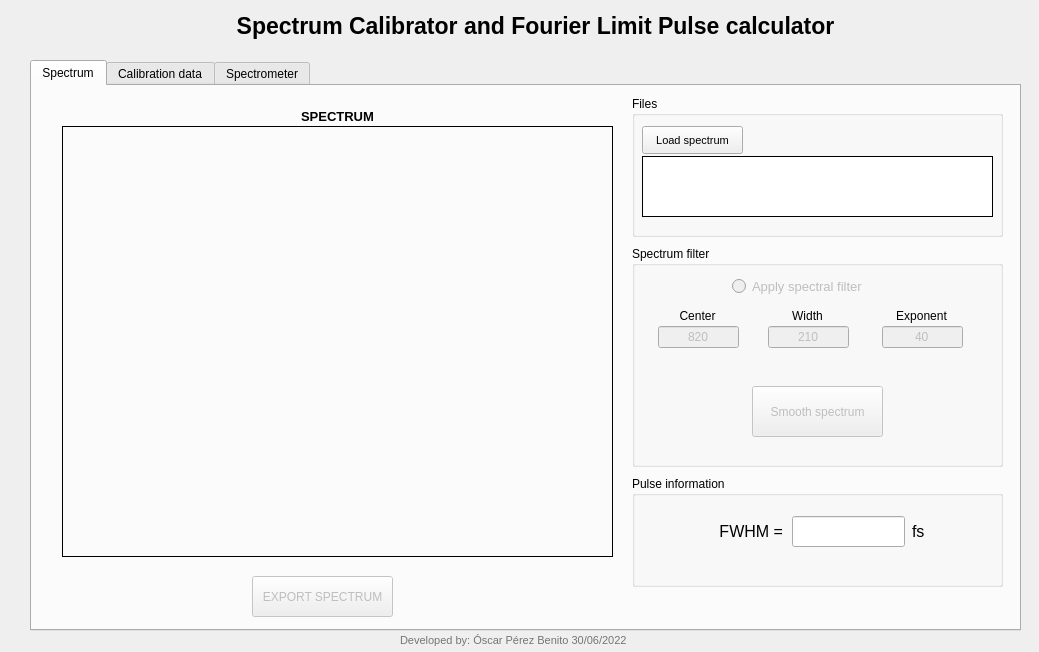
<?xml version="1.0" encoding="UTF-8"?>
<ui version="4.0">
 <author>Óscar Pérez Benito</author>
 <class>SpectrumCalibrator</class>
 <widget class="QWidget" name="SpectrumCalibrator">
  <property name="geometry">
   <rect>
    <x>0</x>
    <y>0</y>
    <width>1039</width>
    <height>652</height>
   </rect>
  </property>
  <property name="windowTitle">
   <string>Spectrum Calibrator</string>
  </property>
  <property name="autoFillBackground">
   <bool>false</bool>
  </property>
  <widget class="QLabel" name="titleLabel">
   <property name="geometry">
    <rect>
     <x>30</x>
     <y>10</y>
     <width>1011</width>
     <height>31</height>
    </rect>
   </property>
   <property name="font">
    <font>
     <pointsize>17</pointsize>
     <weight>75</weight>
     <bold>true</bold>
    </font>
   </property>
   <property name="text">
    <string>Spectrum Calibrator and Fourier Limit Pulse calculator</string>
   </property>
   <property name="alignment">
    <set>Qt::AlignCenter</set>
   </property>
  </widget>
  <widget class="QLabel" name="DesingerLabel">
   <property name="geometry">
    <rect>
     <x>400</x>
     <y>630</y>
     <width>271</width>
     <height>20</height>
    </rect>
   </property>
   <property name="font">
    <font>
     <pointsize>8</pointsize>
    </font>
   </property>
   <property name="styleSheet">
    <string notr="true">color: rgb(117, 117, 117);</string>
   </property>
   <property name="text">
    <string>Developed by: Óscar Pérez Benito 30/06/2022</string>
   </property>
   <property name="alignment">
    <set>Qt::AlignLeading|Qt::AlignLeft|Qt::AlignVCenter</set>
   </property>
  </widget>
  <widget class="QTabWidget" name="tabWidget">
   <property name="geometry">
    <rect>
     <x>30</x>
     <y>60</y>
     <width>991</width>
     <height>571</height>
    </rect>
   </property>
   <property name="currentIndex">
    <number>0</number>
   </property>
   <widget class="QWidget" name="specTab">
    <attribute name="title">
     <string>Spectrum</string>
    </attribute>
    <widget class="QLabel" name="plotLabel">
     <property name="enabled">
      <bool>true</bool>
     </property>
     <property name="geometry">
      <rect>
       <x>20</x>
       <y>20</y>
       <width>571</width>
       <height>20</height>
      </rect>
     </property>
     <property name="font">
      <font>
       <pointsize>10</pointsize>
       <weight>75</weight>
       <bold>true</bold>
      </font>
     </property>
     <property name="text">
      <string>SPECTRUM</string>
     </property>
     <property name="alignment">
      <set>Qt::AlignCenter</set>
     </property>
    </widget>
    <widget class="MplWidget" name="specPlot" native="true">
     <property name="geometry">
      <rect>
       <x>20</x>
       <y>30</y>
       <width>571</width>
       <height>451</height>
      </rect>
     </property>
     <property name="autoFillBackground">
      <bool>false</bool>
     </property>
     <property name="styleSheet">
      <string notr="true"/>
     </property>
     <widget class="QFrame" name="specFrame">
      <property name="geometry">
       <rect>
        <x>10</x>
        <y>10</y>
        <width>551</width>
        <height>431</height>
       </rect>
      </property>
      <property name="autoFillBackground">
       <bool>false</bool>
      </property>
      <property name="frameShape">
       <enum>QFrame::Box</enum>
      </property>
      <property name="frameShadow">
       <enum>QFrame::Plain</enum>
      </property>
     </widget>
    </widget>
    <widget class="QGroupBox" name="filesLoad">
     <property name="geometry">
      <rect>
       <x>600</x>
       <y>10</y>
       <width>371</width>
       <height>141</height>
      </rect>
     </property>
     <property name="title">
      <string>Files</string>
     </property>
     <widget class="QPushButton" name="specButton">
      <property name="geometry">
       <rect>
        <x>10</x>
        <y>30</y>
        <width>101</width>
        <height>28</height>
       </rect>
      </property>
      <property name="font">
       <font>
        <pointsize>8</pointsize>
       </font>
      </property>
      <property name="text">
       <string>Load spectrum</string>
      </property>
      <property name="autoDefault">
       <bool>false</bool>
      </property>
      <property name="default">
       <bool>false</bool>
      </property>
      <property name="flat">
       <bool>false</bool>
      </property>
     </widget>
     <widget class="QLabel" name="specText">
      <property name="geometry">
       <rect>
        <x>10</x>
        <y>60</y>
        <width>351</width>
        <height>61</height>
       </rect>
      </property>
      <property name="palette">
       <palette>
        <active>
         <colorrole role="Button">
          <brush brushstyle="SolidPattern">
           <color alpha="255">
            <red>255</red>
            <green>255</green>
            <blue>255</blue>
           </color>
          </brush>
         </colorrole>
         <colorrole role="Base">
          <brush brushstyle="SolidPattern">
           <color alpha="255">
            <red>255</red>
            <green>255</green>
            <blue>255</blue>
           </color>
          </brush>
         </colorrole>
         <colorrole role="Window">
          <brush brushstyle="SolidPattern">
           <color alpha="255">
            <red>255</red>
            <green>255</green>
            <blue>255</blue>
           </color>
          </brush>
         </colorrole>
         <colorrole role="Highlight">
          <brush brushstyle="SolidPattern">
           <color alpha="255">
            <red>0</red>
            <green>0</green>
            <blue>0</blue>
           </color>
          </brush>
         </colorrole>
        </active>
        <inactive>
         <colorrole role="Button">
          <brush brushstyle="SolidPattern">
           <color alpha="255">
            <red>255</red>
            <green>255</green>
            <blue>255</blue>
           </color>
          </brush>
         </colorrole>
         <colorrole role="Base">
          <brush brushstyle="SolidPattern">
           <color alpha="255">
            <red>255</red>
            <green>255</green>
            <blue>255</blue>
           </color>
          </brush>
         </colorrole>
         <colorrole role="Window">
          <brush brushstyle="SolidPattern">
           <color alpha="255">
            <red>255</red>
            <green>255</green>
            <blue>255</blue>
           </color>
          </brush>
         </colorrole>
         <colorrole role="Highlight">
          <brush brushstyle="SolidPattern">
           <color alpha="255">
            <red>0</red>
            <green>0</green>
            <blue>0</blue>
           </color>
          </brush>
         </colorrole>
        </inactive>
        <disabled>
         <colorrole role="Button">
          <brush brushstyle="SolidPattern">
           <color alpha="255">
            <red>255</red>
            <green>255</green>
            <blue>255</blue>
           </color>
          </brush>
         </colorrole>
         <colorrole role="Base">
          <brush brushstyle="SolidPattern">
           <color alpha="255">
            <red>255</red>
            <green>255</green>
            <blue>255</blue>
           </color>
          </brush>
         </colorrole>
         <colorrole role="Window">
          <brush brushstyle="SolidPattern">
           <color alpha="255">
            <red>255</red>
            <green>255</green>
            <blue>255</blue>
           </color>
          </brush>
         </colorrole>
         <colorrole role="Highlight">
          <brush brushstyle="SolidPattern">
           <color alpha="255">
            <red>0</red>
            <green>120</green>
            <blue>215</blue>
           </color>
          </brush>
         </colorrole>
        </disabled>
       </palette>
      </property>
      <property name="mouseTracking">
       <bool>false</bool>
      </property>
      <property name="autoFillBackground">
       <bool>false</bool>
      </property>
      <property name="styleSheet">
       <string notr="true">background-color: rgb(255, 255, 255);</string>
      </property>
      <property name="frameShape">
       <enum>QFrame::Box</enum>
      </property>
      <property name="text">
       <string/>
      </property>
      <property name="wordWrap">
       <bool>true</bool>
      </property>
      <property name="textInteractionFlags">
       <set>Qt::TextSelectableByKeyboard|Qt::TextSelectableByMouse</set>
      </property>
     </widget>
    </widget>
    <widget class="QGroupBox" name="specFilter">
     <property name="geometry">
      <rect>
       <x>600</x>
       <y>160</y>
       <width>371</width>
       <height>221</height>
      </rect>
     </property>
     <property name="title">
      <string>Spectrum filter</string>
     </property>
     <widget class="QLineEdit" name="widthText">
      <property name="enabled">
       <bool>false</bool>
      </property>
      <property name="geometry">
       <rect>
        <x>136</x>
        <y>80</y>
        <width>81</width>
        <height>22</height>
       </rect>
      </property>
      <property name="text">
       <string>210</string>
      </property>
      <property name="alignment">
       <set>Qt::AlignCenter</set>
      </property>
     </widget>
     <widget class="QLabel" name="label_3">
      <property name="geometry">
       <rect>
        <x>140</x>
        <y>60</y>
        <width>71</width>
        <height>20</height>
       </rect>
      </property>
      <property name="layoutDirection">
       <enum>Qt::LeftToRight</enum>
      </property>
      <property name="text">
       <string>Width</string>
      </property>
      <property name="alignment">
       <set>Qt::AlignCenter</set>
      </property>
     </widget>
     <widget class="QLabel" name="label_4">
      <property name="geometry">
       <rect>
        <x>254</x>
        <y>60</y>
        <width>71</width>
        <height>20</height>
       </rect>
      </property>
      <property name="layoutDirection">
       <enum>Qt::LeftToRight</enum>
      </property>
      <property name="text">
       <string>Exponent</string>
      </property>
      <property name="alignment">
       <set>Qt::AlignCenter</set>
      </property>
     </widget>
     <widget class="QLineEdit" name="exponentText">
      <property name="enabled">
       <bool>false</bool>
      </property>
      <property name="geometry">
       <rect>
        <x>250</x>
        <y>80</y>
        <width>81</width>
        <height>22</height>
       </rect>
      </property>
      <property name="text">
       <string>40</string>
      </property>
      <property name="alignment">
       <set>Qt::AlignCenter</set>
      </property>
     </widget>
     <widget class="QLabel" name="label_5">
      <property name="geometry">
       <rect>
        <x>30</x>
        <y>60</y>
        <width>71</width>
        <height>20</height>
       </rect>
      </property>
      <property name="layoutDirection">
       <enum>Qt::LeftToRight</enum>
      </property>
      <property name="text">
       <string>Center</string>
      </property>
      <property name="alignment">
       <set>Qt::AlignCenter</set>
      </property>
     </widget>
     <widget class="QLineEdit" name="centerText">
      <property name="enabled">
       <bool>false</bool>
      </property>
      <property name="geometry">
       <rect>
        <x>26</x>
        <y>80</y>
        <width>81</width>
        <height>22</height>
       </rect>
      </property>
      <property name="text">
       <string>820</string>
      </property>
      <property name="alignment">
       <set>Qt::AlignCenter</set>
      </property>
     </widget>
     <widget class="QPushButton" name="smoothSpecButton">
      <property name="enabled">
       <bool>false</bool>
      </property>
      <property name="geometry">
       <rect>
        <x>120</x>
        <y>140</y>
        <width>131</width>
        <height>51</height>
       </rect>
      </property>
      <property name="text">
       <string>Smooth spectrum</string>
      </property>
     </widget>
     <widget class="QRadioButton" name="filterCheckButton">
      <property name="enabled">
       <bool>false</bool>
      </property>
      <property name="geometry">
       <rect>
        <x>100</x>
        <y>30</y>
        <width>191</width>
        <height>20</height>
       </rect>
      </property>
      <property name="font">
       <font>
        <pointsize>10</pointsize>
       </font>
      </property>
      <property name="text">
       <string>Apply spectral filter</string>
      </property>
     </widget>
    </widget>
    <widget class="QGroupBox" name="pulseInfo">
     <property name="geometry">
      <rect>
       <x>600</x>
       <y>390</y>
       <width>371</width>
       <height>111</height>
      </rect>
     </property>
     <property name="title">
      <string>Pulse information</string>
     </property>
     <widget class="QLineEdit" name="fwhmText">
      <property name="geometry">
       <rect>
        <x>160</x>
        <y>40</y>
        <width>113</width>
        <height>31</height>
       </rect>
      </property>
      <property name="font">
       <font>
        <pointsize>12</pointsize>
       </font>
      </property>
      <property name="alignment">
       <set>Qt::AlignCenter</set>
      </property>
      <property name="readOnly">
       <bool>true</bool>
      </property>
     </widget>
     <widget class="QLabel" name="label">
      <property name="geometry">
       <rect>
        <x>20</x>
        <y>40</y>
        <width>131</width>
        <height>31</height>
       </rect>
      </property>
      <property name="font">
       <font>
        <pointsize>12</pointsize>
       </font>
      </property>
      <property name="text">
       <string>FWHM =</string>
      </property>
      <property name="alignment">
       <set>Qt::AlignRight|Qt::AlignTrailing|Qt::AlignVCenter</set>
      </property>
     </widget>
     <widget class="QLabel" name="label_2">
      <property name="geometry">
       <rect>
        <x>280</x>
        <y>40</y>
        <width>81</width>
        <height>31</height>
       </rect>
      </property>
      <property name="font">
       <font>
        <pointsize>12</pointsize>
       </font>
      </property>
      <property name="text">
       <string>fs</string>
      </property>
     </widget>
    </widget>
    <widget class="QPushButton" name="exportButton">
     <property name="enabled">
      <bool>false</bool>
     </property>
     <property name="geometry">
      <rect>
       <x>220</x>
       <y>490</y>
       <width>141</width>
       <height>41</height>
      </rect>
     </property>
     <property name="text">
      <string>EXPORT SPECTRUM</string>
     </property>
    </widget>
    <widget class="QLabel" name="exportLabel">
     <property name="geometry">
      <rect>
       <x>390</x>
       <y>490</y>
       <width>111</width>
       <height>41</height>
      </rect>
     </property>
     <property name="text">
      <string/>
     </property>
    </widget>
   </widget>
   <widget class="QWidget" name="calTab">
    <attribute name="title">
     <string>Calibration data</string>
    </attribute>
    <widget class="QGroupBox" name="calFiles">
     <property name="geometry">
      <rect>
       <x>20</x>
       <y>40</y>
       <width>401</width>
       <height>241</height>
      </rect>
     </property>
     <property name="title">
      <string>Calibration files</string>
     </property>
     <widget class="QPushButton" name="expButton">
      <property name="geometry">
       <rect>
        <x>70</x>
        <y>30</y>
        <width>251</width>
        <height>28</height>
       </rect>
      </property>
      <property name="font">
       <font>
        <pointsize>8</pointsize>
       </font>
      </property>
      <property name="text">
       <string>Load measured Black Body Spectrum</string>
      </property>
      <property name="autoDefault">
       <bool>false</bool>
      </property>
      <property name="default">
       <bool>false</bool>
      </property>
      <property name="flat">
       <bool>false</bool>
      </property>
     </widget>
     <widget class="QLabel" name="expText">
      <property name="enabled">
       <bool>false</bool>
      </property>
      <property name="geometry">
       <rect>
        <x>10</x>
        <y>60</y>
        <width>381</width>
        <height>28</height>
       </rect>
      </property>
      <property name="palette">
       <palette>
        <active>
         <colorrole role="Button">
          <brush brushstyle="SolidPattern">
           <color alpha="255">
            <red>255</red>
            <green>255</green>
            <blue>255</blue>
           </color>
          </brush>
         </colorrole>
         <colorrole role="Base">
          <brush brushstyle="SolidPattern">
           <color alpha="255">
            <red>255</red>
            <green>255</green>
            <blue>255</blue>
           </color>
          </brush>
         </colorrole>
         <colorrole role="Window">
          <brush brushstyle="SolidPattern">
           <color alpha="255">
            <red>255</red>
            <green>255</green>
            <blue>255</blue>
           </color>
          </brush>
         </colorrole>
         <colorrole role="Highlight">
          <brush brushstyle="SolidPattern">
           <color alpha="255">
            <red>0</red>
            <green>0</green>
            <blue>0</blue>
           </color>
          </brush>
         </colorrole>
        </active>
        <inactive>
         <colorrole role="Button">
          <brush brushstyle="SolidPattern">
           <color alpha="255">
            <red>255</red>
            <green>255</green>
            <blue>255</blue>
           </color>
          </brush>
         </colorrole>
         <colorrole role="Base">
          <brush brushstyle="SolidPattern">
           <color alpha="255">
            <red>255</red>
            <green>255</green>
            <blue>255</blue>
           </color>
          </brush>
         </colorrole>
         <colorrole role="Window">
          <brush brushstyle="SolidPattern">
           <color alpha="255">
            <red>255</red>
            <green>255</green>
            <blue>255</blue>
           </color>
          </brush>
         </colorrole>
         <colorrole role="Highlight">
          <brush brushstyle="SolidPattern">
           <color alpha="255">
            <red>0</red>
            <green>0</green>
            <blue>0</blue>
           </color>
          </brush>
         </colorrole>
        </inactive>
        <disabled>
         <colorrole role="Button">
          <brush brushstyle="SolidPattern">
           <color alpha="255">
            <red>255</red>
            <green>255</green>
            <blue>255</blue>
           </color>
          </brush>
         </colorrole>
         <colorrole role="Base">
          <brush brushstyle="SolidPattern">
           <color alpha="255">
            <red>255</red>
            <green>255</green>
            <blue>255</blue>
           </color>
          </brush>
         </colorrole>
         <colorrole role="Window">
          <brush brushstyle="SolidPattern">
           <color alpha="255">
            <red>255</red>
            <green>255</green>
            <blue>255</blue>
           </color>
          </brush>
         </colorrole>
         <colorrole role="Highlight">
          <brush brushstyle="SolidPattern">
           <color alpha="255">
            <red>0</red>
            <green>120</green>
            <blue>215</blue>
           </color>
          </brush>
         </colorrole>
        </disabled>
       </palette>
      </property>
      <property name="mouseTracking">
       <bool>false</bool>
      </property>
      <property name="autoFillBackground">
       <bool>false</bool>
      </property>
      <property name="styleSheet">
       <string notr="true">background-color: rgb(255, 255, 255);</string>
      </property>
      <property name="frameShape">
       <enum>QFrame::Box</enum>
      </property>
      <property name="text">
       <string>calibrationData/avantes-10_02_22.txt</string>
      </property>
     </widget>
     <widget class="QPushButton" name="theoLoad">
      <property name="geometry">
       <rect>
        <x>70</x>
        <y>110</y>
        <width>251</width>
        <height>28</height>
       </rect>
      </property>
      <property name="font">
       <font>
        <pointsize>8</pointsize>
       </font>
      </property>
      <property name="text">
       <string>Load theoretical Black Body Spectrum</string>
      </property>
      <property name="checkable">
       <bool>false</bool>
      </property>
     </widget>
     <widget class="QLabel" name="theoText">
      <property name="enabled">
       <bool>false</bool>
      </property>
      <property name="geometry">
       <rect>
        <x>10</x>
        <y>140</y>
        <width>381</width>
        <height>28</height>
       </rect>
      </property>
      <property name="autoFillBackground">
       <bool>false</bool>
      </property>
      <property name="styleSheet">
       <string notr="true">background-color: rgb(255, 255, 255);</string>
      </property>
      <property name="frameShape">
       <enum>QFrame::Box</enum>
      </property>
      <property name="text">
       <string>calibrationData/1409074-ISP30-NIR</string>
      </property>
     </widget>
     <widget class="QPushButton" name="smoothButton">
      <property name="geometry">
       <rect>
        <x>132</x>
        <y>180</y>
        <width>131</width>
        <height>41</height>
       </rect>
      </property>
      <property name="text">
       <string>Smooth Spectrum</string>
      </property>
     </widget>
    </widget>
    <widget class="QLabel" name="interferenciaLabel_2">
     <property name="geometry">
      <rect>
       <x>460</x>
       <y>20</y>
       <width>511</width>
       <height>20</height>
      </rect>
     </property>
     <property name="font">
      <font>
       <pointsize>10</pointsize>
       <weight>75</weight>
       <bold>true</bold>
      </font>
     </property>
     <property name="text">
      <string>Calibration Curve</string>
     </property>
     <property name="alignment">
      <set>Qt::AlignCenter</set>
     </property>
    </widget>
    <widget class="MplWidget" name="calPlot" native="true">
     <property name="geometry">
      <rect>
       <x>460</x>
       <y>40</y>
       <width>511</width>
       <height>391</height>
      </rect>
     </property>
     <property name="autoFillBackground">
      <bool>false</bool>
     </property>
     <property name="styleSheet">
      <string notr="true"/>
     </property>
     <widget class="QFrame" name="calFrame">
      <property name="geometry">
       <rect>
        <x>10</x>
        <y>10</y>
        <width>491</width>
        <height>371</height>
       </rect>
      </property>
      <property name="autoFillBackground">
       <bool>false</bool>
      </property>
      <property name="frameShape">
       <enum>QFrame::Box</enum>
      </property>
      <property name="frameShadow">
       <enum>QFrame::Plain</enum>
      </property>
     </widget>
    </widget>
   </widget>
   <widget class="QWidget" name="realtimeTab">
    <attribute name="title">
     <string>Spectrometer</string>
    </attribute>
    <widget class="MplWidget" name="realtimePlot" native="true">
     <property name="geometry">
      <rect>
       <x>10</x>
       <y>70</y>
       <width>951</width>
       <height>461</height>
      </rect>
     </property>
     <property name="autoFillBackground">
      <bool>false</bool>
     </property>
     <property name="styleSheet">
      <string notr="true"/>
     </property>
     <widget class="QFrame" name="realtimeFrame">
      <property name="geometry">
       <rect>
        <x>10</x>
        <y>10</y>
        <width>931</width>
        <height>441</height>
       </rect>
      </property>
      <property name="autoFillBackground">
       <bool>false</bool>
      </property>
      <property name="frameShape">
       <enum>QFrame::Box</enum>
      </property>
      <property name="frameShadow">
       <enum>QFrame::Plain</enum>
      </property>
     </widget>
    </widget>
    <widget class="QComboBox" name="usbMenu">
     <property name="geometry">
      <rect>
       <x>10</x>
       <y>30</y>
       <width>311</width>
       <height>31</height>
      </rect>
     </property>
     <item>
      <property name="text">
       <string>Rescan devices please</string>
      </property>
     </item>
    </widget>
    <widget class="QLabel" name="label_6">
     <property name="geometry">
      <rect>
       <x>10</x>
       <y>10</y>
       <width>191</width>
       <height>20</height>
      </rect>
     </property>
     <property name="text">
      <string>Select spectrometer</string>
     </property>
    </widget>
    <widget class="QPushButton" name="scanButton">
     <property name="geometry">
      <rect>
       <x>330</x>
       <y>30</y>
       <width>41</width>
       <height>31</height>
      </rect>
     </property>
     <property name="text">
      <string/>
     </property>
     <property name="icon">
      <iconset>
       <normalon>images/icons8-update-50.png</normalon>
      </iconset>
     </property>
    </widget>
    <widget class="QGroupBox" name="groupBox">
     <property name="geometry">
      <rect>
       <x>390</x>
       <y>-1</y>
       <width>561</width>
       <height>71</height>
      </rect>
     </property>
     <property name="title">
      <string>Spectrometer parameters</string>
     </property>
     <widget class="QLineEdit" name="acctimeTextRT">
      <property name="geometry">
       <rect>
        <x>10</x>
        <y>41</y>
        <width>51</width>
        <height>21</height>
       </rect>
      </property>
      <property name="text">
       <string>100</string>
      </property>
      <property name="alignment">
       <set>Qt::AlignCenter</set>
      </property>
     </widget>
     <widget class="QLabel" name="label_7">
      <property name="geometry">
       <rect>
        <x>70</x>
        <y>35</y>
        <width>55</width>
        <height>31</height>
       </rect>
      </property>
      <property name="text">
       <string>ms</string>
      </property>
     </widget>
     <widget class="QLabel" name="label_8">
      <property name="geometry">
       <rect>
        <x>10</x>
        <y>20</y>
        <width>101</width>
        <height>21</height>
       </rect>
      </property>
      <property name="text">
       <string>Acc. time</string>
      </property>
     </widget>
     <widget class="QCheckBox" name="calibrateCheckRT">
      <property name="geometry">
       <rect>
        <x>410</x>
        <y>20</y>
        <width>151</width>
        <height>20</height>
       </rect>
      </property>
      <property name="text">
       <string>Calibrate</string>
      </property>
     </widget>
     <widget class="QCheckBox" name="deleteCheckRT">
      <property name="geometry">
       <rect>
        <x>410</x>
        <y>40</y>
        <width>151</width>
        <height>20</height>
       </rect>
      </property>
      <property name="text">
       <string>Delete Background</string>
      </property>
     </widget>
     <widget class="QPushButton" name="bgndButtonRT">
      <property name="geometry">
       <rect>
        <x>220</x>
        <y>30</y>
        <width>31</width>
        <height>28</height>
       </rect>
      </property>
      <property name="text">
       <string/>
      </property>
      <property name="icon">
       <iconset>
        <normalon>images/icons8-light-off-30.png</normalon>
       </iconset>
      </property>
     </widget>
     <widget class="QPushButton" name="saveButtonRT">
      <property name="geometry">
       <rect>
        <x>360</x>
        <y>30</y>
        <width>31</width>
        <height>28</height>
       </rect>
      </property>
      <property name="text">
       <string/>
      </property>
      <property name="icon">
       <iconset>
        <normalon>images/icons8-save-50.png</normalon>
       </iconset>
      </property>
     </widget>
     <widget class="QPushButton" name="snapButtonRT">
      <property name="geometry">
       <rect>
        <x>170</x>
        <y>30</y>
        <width>31</width>
        <height>28</height>
       </rect>
      </property>
      <property name="text">
       <string/>
      </property>
      <property name="icon">
       <iconset>
        <normalon>images/icons8-screenshot-50.png</normalon>
       </iconset>
      </property>
     </widget>
     <widget class="QPushButton" name="pauseButtonRT">
      <property name="geometry">
       <rect>
        <x>260</x>
        <y>30</y>
        <width>31</width>
        <height>28</height>
       </rect>
      </property>
      <property name="text">
       <string/>
      </property>
      <property name="icon">
       <iconset>
        <normalon>images/icons8-pause-50.png</normalon>
       </iconset>
      </property>
     </widget>
     <widget class="QPushButton" name="playButtonRT">
      <property name="geometry">
       <rect>
        <x>300</x>
        <y>30</y>
        <width>31</width>
        <height>28</height>
       </rect>
      </property>
      <property name="text">
       <string/>
      </property>
      <property name="icon">
       <iconset>
        <normalon>images/icons8-play-50.png</normalon>
       </iconset>
      </property>
     </widget>
     <widget class="QSpinBox" name="boxcarBox">
      <property name="geometry">
       <rect>
        <x>110</x>
        <y>40</y>
        <width>42</width>
        <height>22</height>
       </rect>
      </property>
      <property name="minimum">
       <number>1</number>
      </property>
     </widget>
     <widget class="QLabel" name="label_9">
      <property name="geometry">
       <rect>
        <x>110</x>
        <y>20</y>
        <width>51</width>
        <height>21</height>
       </rect>
      </property>
      <property name="text">
       <string>Boxcar</string>
      </property>
     </widget>
    </widget>
   </widget>
  </widget>
  <zorder>DesingerLabel</zorder>
  <zorder>titleLabel</zorder>
  <zorder>tabWidget</zorder>
 </widget>
 <customwidgets>
  <customwidget>
   <class>MplWidget</class>
   <extends>QWidget</extends>
   <header>mplwidget.h</header>
   <container>1</container>
  </customwidget>
 </customwidgets>
 <resources/>
 <connections/>
</ui>
